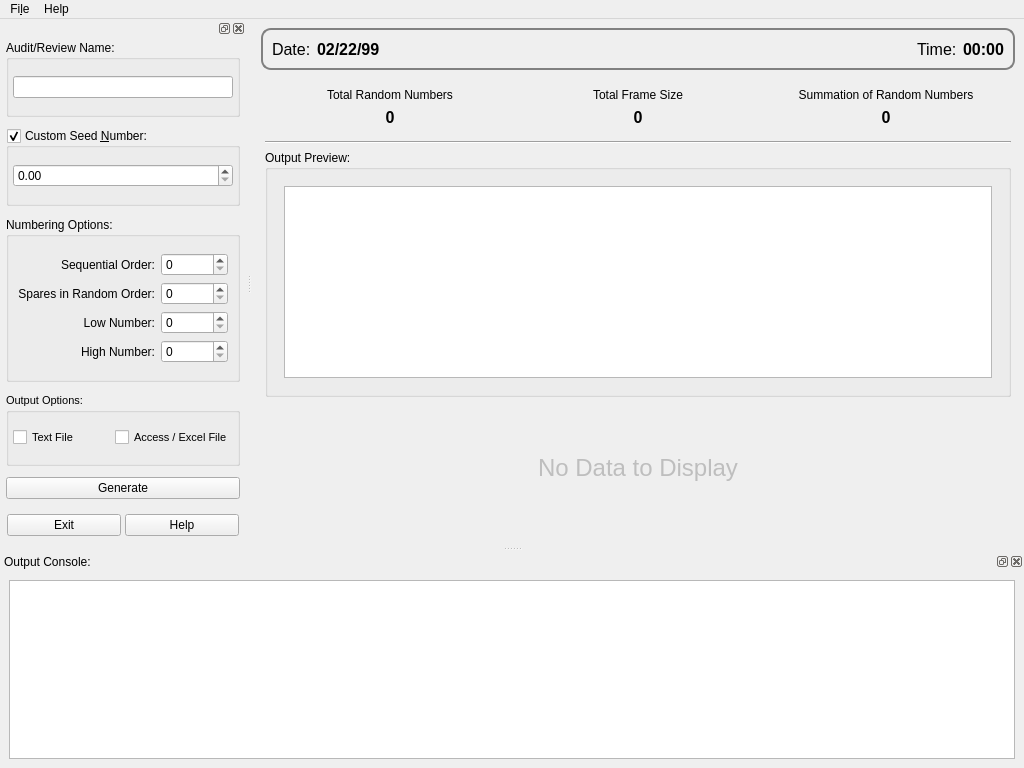
<?xml version="1.0" encoding="UTF-8"?>
<ui version="4.0">
 <class>UIRStatsSSRN</class>
 <widget class="QMainWindow" name="UIRStatsSSRN">
  <property name="geometry">
   <rect>
    <x>0</x>
    <y>0</y>
    <width>1024</width>
    <height>768</height>
   </rect>
  </property>
  <property name="windowTitle">
   <string>Single Stage Random Numbers</string>
  </property>
  <widget class="QWidget" name="centralwidget">
   <layout class="QVBoxLayout" name="verticalLayout">
    <item>
     <widget class="QFrame" name="m_frmTimeDate">
      <property name="styleSheet">
       <string notr="true">#m_frmTimeDate
{
	border:2px solid gray;
	border-radius:10px;
	padding: 5px;
}</string>
      </property>
      <layout class="QHBoxLayout" name="horizontalLayout_4">
       <property name="leftMargin">
        <number>4</number>
       </property>
       <property name="topMargin">
        <number>4</number>
       </property>
       <property name="rightMargin">
        <number>4</number>
       </property>
       <property name="bottomMargin">
        <number>4</number>
       </property>
       <item>
        <widget class="QLabel" name="label_6">
         <property name="font">
          <font>
           <pointsize>12</pointsize>
          </font>
         </property>
         <property name="text">
          <string>Date:</string>
         </property>
        </widget>
       </item>
       <item>
        <widget class="QLabel" name="m_lblDate">
         <property name="font">
          <font>
           <pointsize>12</pointsize>
           <weight>75</weight>
           <italic>false</italic>
           <bold>true</bold>
          </font>
         </property>
         <property name="text">
          <string>02/22/99</string>
         </property>
        </widget>
       </item>
       <item>
        <spacer name="horizontalSpacer">
         <property name="orientation">
          <enum>Qt::Horizontal</enum>
         </property>
         <property name="sizeHint" stdset="0">
          <size>
           <width>40</width>
           <height>20</height>
          </size>
         </property>
        </spacer>
       </item>
       <item>
        <widget class="QLabel" name="label_5">
         <property name="font">
          <font>
           <pointsize>12</pointsize>
          </font>
         </property>
         <property name="text">
          <string>Time:</string>
         </property>
        </widget>
       </item>
       <item>
        <widget class="QLabel" name="m_lblTime">
         <property name="font">
          <font>
           <pointsize>12</pointsize>
           <weight>75</weight>
           <bold>true</bold>
          </font>
         </property>
         <property name="text">
          <string>00:00</string>
         </property>
        </widget>
       </item>
      </layout>
     </widget>
    </item>
    <item>
     <widget class="QFrame" name="verticalFrame_2">
      <property name="sizePolicy">
       <sizepolicy hsizetype="Preferred" vsizetype="Expanding">
        <horstretch>0</horstretch>
        <verstretch>0</verstretch>
       </sizepolicy>
      </property>
      <layout class="QVBoxLayout" name="verticalLayout_5">
       <property name="leftMargin">
        <number>4</number>
       </property>
       <property name="topMargin">
        <number>4</number>
       </property>
       <property name="rightMargin">
        <number>4</number>
       </property>
       <property name="bottomMargin">
        <number>4</number>
       </property>
       <item>
        <widget class="QFrame" name="m_frmTotals">
         <property name="sizePolicy">
          <sizepolicy hsizetype="Preferred" vsizetype="Fixed">
           <horstretch>0</horstretch>
           <verstretch>0</verstretch>
          </sizepolicy>
         </property>
         <layout class="QHBoxLayout" name="horizontalLayout_5">
          <property name="leftMargin">
           <number>4</number>
          </property>
          <property name="topMargin">
           <number>4</number>
          </property>
          <property name="rightMargin">
           <number>4</number>
          </property>
          <property name="bottomMargin">
           <number>4</number>
          </property>
          <item>
           <layout class="QVBoxLayout" name="verticalLayout_8">
            <property name="leftMargin">
             <number>4</number>
            </property>
            <property name="topMargin">
             <number>4</number>
            </property>
            <property name="rightMargin">
             <number>4</number>
            </property>
            <property name="bottomMargin">
             <number>4</number>
            </property>
            <item>
             <widget class="QLabel" name="m_lblTotalRandomNumbersLabel">
              <property name="text">
               <string>Total Random Numbers</string>
              </property>
              <property name="alignment">
               <set>Qt::AlignCenter</set>
              </property>
             </widget>
            </item>
            <item>
             <widget class="QLabel" name="m_lblTotalRandomNumbersValue">
              <property name="font">
               <font>
                <pointsize>12</pointsize>
                <weight>75</weight>
                <bold>true</bold>
               </font>
              </property>
              <property name="text">
               <string>0</string>
              </property>
              <property name="alignment">
               <set>Qt::AlignCenter</set>
              </property>
             </widget>
            </item>
           </layout>
          </item>
          <item>
           <layout class="QVBoxLayout" name="verticalLayout_9">
            <property name="leftMargin">
             <number>4</number>
            </property>
            <property name="topMargin">
             <number>4</number>
            </property>
            <property name="rightMargin">
             <number>4</number>
            </property>
            <property name="bottomMargin">
             <number>4</number>
            </property>
            <item>
             <widget class="QLabel" name="m_lblTotalFrameSizeLabel">
              <property name="text">
               <string>Total Frame Size</string>
              </property>
              <property name="alignment">
               <set>Qt::AlignCenter</set>
              </property>
             </widget>
            </item>
            <item>
             <widget class="QLabel" name="m_lblTotalFrameSizeValue">
              <property name="font">
               <font>
                <pointsize>12</pointsize>
                <weight>75</weight>
                <bold>true</bold>
               </font>
              </property>
              <property name="text">
               <string>0</string>
              </property>
              <property name="alignment">
               <set>Qt::AlignCenter</set>
              </property>
             </widget>
            </item>
           </layout>
          </item>
          <item>
           <layout class="QVBoxLayout" name="verticalLayout_10">
            <property name="leftMargin">
             <number>4</number>
            </property>
            <property name="topMargin">
             <number>4</number>
            </property>
            <property name="rightMargin">
             <number>4</number>
            </property>
            <property name="bottomMargin">
             <number>4</number>
            </property>
            <item>
             <widget class="QLabel" name="m_lblOutputSummationLabel">
              <property name="text">
               <string>Summation of Random Numbers</string>
              </property>
              <property name="alignment">
               <set>Qt::AlignCenter</set>
              </property>
             </widget>
            </item>
            <item>
             <widget class="QLabel" name="m_lblOutputSummationValue">
              <property name="font">
               <font>
                <pointsize>12</pointsize>
                <weight>75</weight>
                <bold>true</bold>
               </font>
              </property>
              <property name="text">
               <string>0</string>
              </property>
              <property name="alignment">
               <set>Qt::AlignCenter</set>
              </property>
             </widget>
            </item>
           </layout>
          </item>
         </layout>
        </widget>
       </item>
       <item>
        <widget class="Line" name="m_line">
         <property name="orientation">
          <enum>Qt::Horizontal</enum>
         </property>
        </widget>
       </item>
       <item>
        <widget class="QGroupBox" name="m_grpOutput">
         <property name="sizePolicy">
          <sizepolicy hsizetype="Preferred" vsizetype="Expanding">
           <horstretch>0</horstretch>
           <verstretch>0</verstretch>
          </sizepolicy>
         </property>
         <property name="title">
          <string>Output Preview:</string>
         </property>
         <layout class="QVBoxLayout" name="verticalLayout_6">
          <property name="leftMargin">
           <number>16</number>
          </property>
          <property name="topMargin">
           <number>16</number>
          </property>
          <property name="rightMargin">
           <number>16</number>
          </property>
          <property name="bottomMargin">
           <number>16</number>
          </property>
          <item>
           <widget class="QTableWidget" name="m_tblOutput">
            <property name="enabled">
             <bool>true</bool>
            </property>
           </widget>
          </item>
         </layout>
        </widget>
       </item>
       <item>
        <widget class="QLabel" name="m_lblNoData">
         <property name="enabled">
          <bool>false</bool>
         </property>
         <property name="sizePolicy">
          <sizepolicy hsizetype="Preferred" vsizetype="Expanding">
           <horstretch>0</horstretch>
           <verstretch>0</verstretch>
          </sizepolicy>
         </property>
         <property name="font">
          <font>
           <pointsize>18</pointsize>
          </font>
         </property>
         <property name="text">
          <string>No Data to Display</string>
         </property>
         <property name="alignment">
          <set>Qt::AlignCenter</set>
         </property>
        </widget>
       </item>
      </layout>
     </widget>
    </item>
   </layout>
  </widget>
  <widget class="QDockWidget" name="dockWidget_2">
   <property name="windowTitle">
    <string/>
   </property>
   <attribute name="dockWidgetArea">
    <number>1</number>
   </attribute>
   <widget class="QWidget" name="dockWidgetContents_2">
    <layout class="QVBoxLayout" name="verticalLayout_4">
     <property name="leftMargin">
      <number>4</number>
     </property>
     <property name="topMargin">
      <number>0</number>
     </property>
     <property name="rightMargin">
      <number>4</number>
     </property>
     <property name="bottomMargin">
      <number>4</number>
     </property>
     <item>
      <widget class="QFrame" name="m_frmOptions">
       <layout class="QVBoxLayout" name="verticalLayout_2">
        <property name="spacing">
         <number>11</number>
        </property>
        <property name="leftMargin">
         <number>2</number>
        </property>
        <property name="topMargin">
         <number>2</number>
        </property>
        <property name="rightMargin">
         <number>2</number>
        </property>
        <property name="bottomMargin">
         <number>2</number>
        </property>
        <item>
         <widget class="QGroupBox" name="m_grpReviewName">
          <property name="sizePolicy">
           <sizepolicy hsizetype="Preferred" vsizetype="Fixed">
            <horstretch>0</horstretch>
            <verstretch>0</verstretch>
           </sizepolicy>
          </property>
          <property name="title">
           <string>Audit/Review Name:</string>
          </property>
          <layout class="QHBoxLayout" name="horizontalLayout">
           <property name="leftMargin">
            <number>4</number>
           </property>
           <property name="topMargin">
            <number>16</number>
           </property>
           <property name="rightMargin">
            <number>4</number>
           </property>
           <property name="bottomMargin">
            <number>16</number>
           </property>
           <item>
            <widget class="QLineEdit" name="m_txtAuditName"/>
           </item>
          </layout>
         </widget>
        </item>
        <item>
         <widget class="QGroupBox" name="m_grpSeed">
          <property name="sizePolicy">
           <sizepolicy hsizetype="Preferred" vsizetype="Fixed">
            <horstretch>0</horstretch>
            <verstretch>0</verstretch>
           </sizepolicy>
          </property>
          <property name="title">
           <string>Custom Seed &amp;Number:</string>
          </property>
          <property name="checkable">
           <bool>true</bool>
          </property>
          <layout class="QVBoxLayout" name="verticalLayout_3">
           <property name="leftMargin">
            <number>4</number>
           </property>
           <property name="topMargin">
            <number>16</number>
           </property>
           <property name="rightMargin">
            <number>4</number>
           </property>
           <property name="bottomMargin">
            <number>16</number>
           </property>
           <item>
            <widget class="QDoubleSpinBox" name="m_spnSeed"/>
           </item>
          </layout>
         </widget>
        </item>
        <item>
         <widget class="QGroupBox" name="m_grpNumberingOptions">
          <property name="title">
           <string>Numbering Options:</string>
          </property>
          <layout class="QGridLayout" name="gridLayout">
           <property name="topMargin">
            <number>16</number>
           </property>
           <property name="bottomMargin">
            <number>16</number>
           </property>
           <item row="2" column="0">
            <widget class="QLabel" name="label_3">
             <property name="text">
              <string>Low Number:</string>
             </property>
             <property name="alignment">
              <set>Qt::AlignRight|Qt::AlignTrailing|Qt::AlignVCenter</set>
             </property>
            </widget>
           </item>
           <item row="3" column="0">
            <widget class="QLabel" name="label_4">
             <property name="text">
              <string>High Number:</string>
             </property>
             <property name="alignment">
              <set>Qt::AlignRight|Qt::AlignTrailing|Qt::AlignVCenter</set>
             </property>
            </widget>
           </item>
           <item row="1" column="0">
            <widget class="QLabel" name="label_2">
             <property name="text">
              <string>Spares in Random Order:</string>
             </property>
             <property name="alignment">
              <set>Qt::AlignRight|Qt::AlignTrailing|Qt::AlignVCenter</set>
             </property>
            </widget>
           </item>
           <item row="0" column="0">
            <widget class="QLabel" name="label">
             <property name="text">
              <string>Sequential Order:</string>
             </property>
             <property name="alignment">
              <set>Qt::AlignRight|Qt::AlignTrailing|Qt::AlignVCenter</set>
             </property>
            </widget>
           </item>
           <item row="2" column="1">
            <widget class="QSpinBox" name="m_spnLowNumber">
             <property name="maximum">
              <number>100000</number>
             </property>
            </widget>
           </item>
           <item row="3" column="1">
            <widget class="QSpinBox" name="m_spnHighNumber">
             <property name="maximum">
              <number>100000</number>
             </property>
            </widget>
           </item>
           <item row="1" column="1">
            <widget class="QSpinBox" name="m_spnSpares">
             <property name="maximum">
              <number>100000</number>
             </property>
            </widget>
           </item>
           <item row="0" column="1">
            <widget class="QSpinBox" name="m_spnOrder">
             <property name="maximum">
              <number>100000</number>
             </property>
            </widget>
           </item>
          </layout>
         </widget>
        </item>
        <item>
         <widget class="QGroupBox" name="m_grpOutputOptions">
          <property name="sizePolicy">
           <sizepolicy hsizetype="Preferred" vsizetype="Fixed">
            <horstretch>0</horstretch>
            <verstretch>0</verstretch>
           </sizepolicy>
          </property>
          <property name="font">
           <font>
            <pointsize>8</pointsize>
           </font>
          </property>
          <property name="title">
           <string>Output Options:</string>
          </property>
          <layout class="QHBoxLayout" name="horizontalLayout_3">
           <property name="leftMargin">
            <number>4</number>
           </property>
           <property name="topMargin">
            <number>16</number>
           </property>
           <property name="rightMargin">
            <number>4</number>
           </property>
           <property name="bottomMargin">
            <number>16</number>
           </property>
           <item>
            <widget class="QCheckBox" name="m_chkTextOutput">
             <property name="text">
              <string>Text File</string>
             </property>
            </widget>
           </item>
           <item>
            <widget class="QCheckBox" name="m_chkAccessExcelOutput">
             <property name="text">
              <string>Access / Excel File</string>
             </property>
            </widget>
           </item>
          </layout>
         </widget>
        </item>
        <item>
         <widget class="QPushButton" name="m_btnGenerate">
          <property name="sizePolicy">
           <sizepolicy hsizetype="Expanding" vsizetype="Fixed">
            <horstretch>0</horstretch>
            <verstretch>0</verstretch>
           </sizepolicy>
          </property>
          <property name="text">
           <string>Generate</string>
          </property>
          <property name="iconSize">
           <size>
            <width>32</width>
            <height>32</height>
           </size>
          </property>
         </widget>
        </item>
        <item>
         <widget class="QFrame" name="frame">
          <property name="sizePolicy">
           <sizepolicy hsizetype="Preferred" vsizetype="Fixed">
            <horstretch>0</horstretch>
            <verstretch>0</verstretch>
           </sizepolicy>
          </property>
          <layout class="QHBoxLayout" name="horizontalLayout_2">
           <property name="spacing">
            <number>4</number>
           </property>
           <property name="leftMargin">
            <number>1</number>
           </property>
           <property name="topMargin">
            <number>4</number>
           </property>
           <property name="rightMargin">
            <number>1</number>
           </property>
           <property name="bottomMargin">
            <number>4</number>
           </property>
           <item>
            <widget class="QPushButton" name="m_btnExit">
             <property name="sizePolicy">
              <sizepolicy hsizetype="Minimum" vsizetype="Fixed">
               <horstretch>0</horstretch>
               <verstretch>0</verstretch>
              </sizepolicy>
             </property>
             <property name="text">
              <string>Exit</string>
             </property>
             <property name="iconSize">
              <size>
               <width>32</width>
               <height>32</height>
              </size>
             </property>
            </widget>
           </item>
           <item>
            <widget class="QPushButton" name="m_btnHelp">
             <property name="sizePolicy">
              <sizepolicy hsizetype="Minimum" vsizetype="Fixed">
               <horstretch>0</horstretch>
               <verstretch>0</verstretch>
              </sizepolicy>
             </property>
             <property name="text">
              <string>Help</string>
             </property>
             <property name="iconSize">
              <size>
               <width>32</width>
               <height>32</height>
              </size>
             </property>
            </widget>
           </item>
          </layout>
         </widget>
        </item>
       </layout>
      </widget>
     </item>
    </layout>
   </widget>
  </widget>
  <widget class="QMenuBar" name="menuBar">
   <property name="geometry">
    <rect>
     <x>0</x>
     <y>0</y>
     <width>1024</width>
     <height>20</height>
    </rect>
   </property>
   <widget class="QMenu" name="menuFile">
    <property name="title">
     <string>Fi&amp;le</string>
    </property>
    <addaction name="actionRecent"/>
    <addaction name="separator"/>
    <addaction name="actionExit"/>
   </widget>
   <widget class="QMenu" name="menuHelp">
    <property name="title">
     <string>Help</string>
    </property>
    <addaction name="actionSingle_Stage_Random_Numbers_Help_Guide"/>
    <addaction name="actionAbout"/>
   </widget>
   <addaction name="menuFile"/>
   <addaction name="menuHelp"/>
  </widget>
  <widget class="QDockWidget" name="m_dockOutput">
   <property name="windowTitle">
    <string>Output Console:</string>
   </property>
   <attribute name="dockWidgetArea">
    <number>8</number>
   </attribute>
   <widget class="QWidget" name="dockWidgetContents">
    <layout class="QVBoxLayout" name="verticalLayout_11">
     <item>
      <widget class="QListWidget" name="m_lstErrorConsole">
       <property name="sizePolicy">
        <sizepolicy hsizetype="Expanding" vsizetype="Expanding">
         <horstretch>0</horstretch>
         <verstretch>0</verstretch>
        </sizepolicy>
       </property>
       <property name="maximumSize">
        <size>
         <width>16777215</width>
         <height>16777215</height>
        </size>
       </property>
       <property name="styleSheet">
        <string notr="true"/>
       </property>
      </widget>
     </item>
    </layout>
   </widget>
  </widget>
  <action name="actionRecent">
   <property name="text">
    <string>&amp;Recent</string>
   </property>
  </action>
  <action name="actionExit">
   <property name="text">
    <string>&amp;Exit</string>
   </property>
  </action>
  <action name="actionSingle_Stage_Random_Numbers_Help_Guide">
   <property name="text">
    <string>&amp;Help Topics</string>
   </property>
  </action>
  <action name="actionAbout">
   <property name="text">
    <string>&amp;About</string>
   </property>
  </action>
 </widget>
 <tabstops>
  <tabstop>m_txtAuditName</tabstop>
  <tabstop>m_grpSeed</tabstop>
  <tabstop>m_spnSeed</tabstop>
  <tabstop>m_spnOrder</tabstop>
  <tabstop>m_spnSpares</tabstop>
  <tabstop>m_spnLowNumber</tabstop>
  <tabstop>m_spnHighNumber</tabstop>
  <tabstop>m_chkTextOutput</tabstop>
  <tabstop>m_chkAccessExcelOutput</tabstop>
  <tabstop>m_btnGenerate</tabstop>
  <tabstop>m_btnExit</tabstop>
  <tabstop>m_btnHelp</tabstop>
  <tabstop>m_tblOutput</tabstop>
 </tabstops>
 <resources/>
 <connections/>
</ui>
